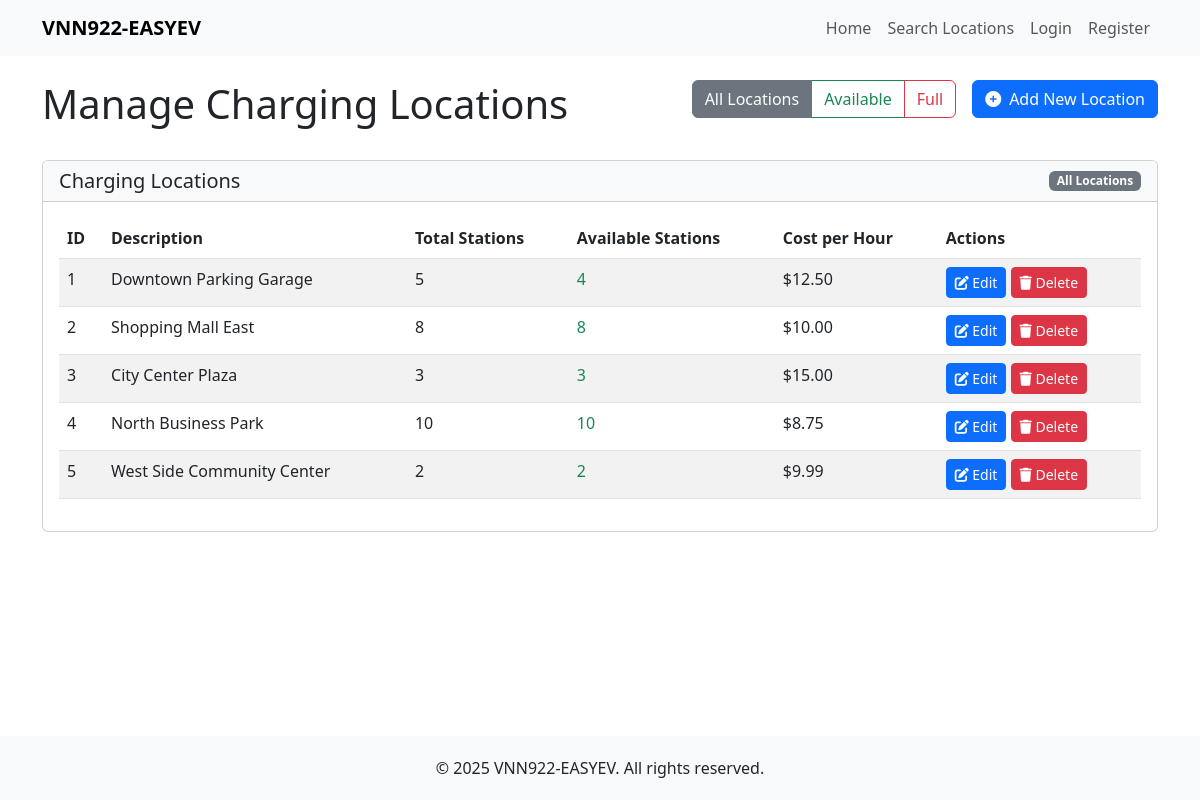
The page /admin/locations.php on the database as committed earlier.
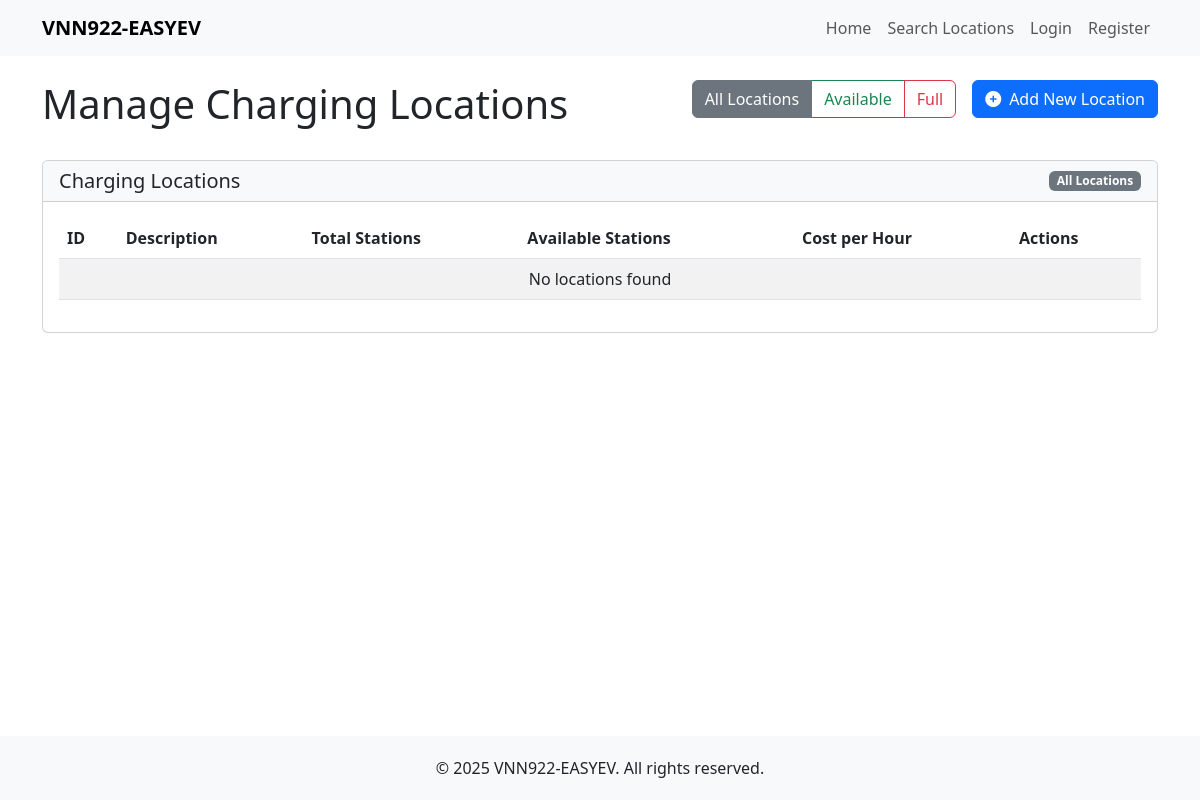
The same page on the database as committed later.
### tables this page shows
CREATE TABLE IF NOT EXISTS charging_locations (
    location_id INT AUTO_INCREMENT PRIMARY KEY,
    description VARCHAR(255) NOT NULL,
    num_stations INT NOT NULL,
    cost_per_hour DECIMAL(10, 2) NOT NULL,
    created_at TIMESTAMP DEFAULT CURRENT_TIMESTAMP,
    updated_at TIMESTAMP DEFAULT CURRENT_TIMESTAMP ON UPDATE CURRENT_TIMESTAMP
);

### classes/Database.php (called while the page is built, shortened)
<?php
class Database {
    private $host = DB_HOST;
    private $user = DB_USER;
    private $pass = DB_PASS;
    private $dbname = DB_NAME;
    private $dbh;
    private $stmt;
    public function __construct() {
        $dsn = 'mysql:host=' . $this->host . ';dbname=' . $this->dbname;
        $options = array(
            PDO::ATTR_PERSISTENT => true,
            PDO::ATTR_ERRMODE => PDO::ERRMODE_EXCEPTION,
            PDO::ATTR_DEFAULT_FETCH_MODE => PDO::FETCH_ASSOC
        );
        try {
            $this->dbh = new PDO($dsn, $this->user, $this->pass, $options);
        } catch(PDOException $e) {
            $this->error = $e->getMessage();
            echo 'Connection Error: ' . $this->error;
        }
    }
    public function query($query) {
        $this->stmt = $this->dbh->prepare($query);
    }
    public function execute() {
        return $this->stmt->execute();
    }
    public function resultSet() {
        $this->execute();
        return $this->stmt->fetchAll();
    }
}

### classes/Location.php (called while the page is built, shortened)
<?php
class Location {
    private $db;
    public function __construct() {
        $this->db = new Database;
    }
    public function getFullLocations() {
        $this->db->query('SELECT cl.location_id,
                         cl.description,
                         cl.num_stations,
                         cl.cost_per_hour,
                         (SELECT COUNT(*) FROM charging_sessions cs
                          WHERE cs.location_id = cl.location_id AND cs.status = "active")
                          AS active_sessions,
                         (cl.num_stations - (SELECT COUNT(*) FROM charging_sessions cs
                                            WHERE cs.location_id = cl.location_id AND cs.status = "active"))
                          AS available_stations
                        FROM charging_locations cl
                        ORDER BY cl.location_id');
        return $this->db->resultSet();
    }
}

### admin/locations.php (the view, shortened to what this page needs)
<?php
require_once '../classes/Database.php';
require_once '../classes/Location.php';
$location = new Location();
$filter = isset($_GET['filter']) ? $_GET['filter'] : 'all';
switch ($filter) {
    case 'all':
    default:
        $locations = $location->getFullLocations();
        break;
}
include_once '../includes/header.php';
?>
<div class="row mb-4">
    <div class="col-md-6">
        <h1>Manage Charging Locations</h1>
    </div>
    <div class="col-md-6 text-end">
        <div class="d-flex justify-content-end">
            <div class="me-3">
                <div class="btn-group" role="group" aria-label="Filter locations">
                    <a href="/admin/locations.php" class="btn btn-outline-secondary <?php echo $filter === 'all' ? 'active' : ''; ?>">
                        All Locations
                    </a>
                    <a href="/admin/locations.php?filter=available" class="btn btn-outline-success <?php echo $filter === 'available' ? 'active' : ''; ?>">
                        Available
                    </a>
                    <a href="/admin/locations.php?filter=full" class="btn btn-outline-danger <?php echo $filter === 'full' ? 'active' : ''; ?>">
                        Full
                    </a>
                </div>
            </div>
            <a href="/admin/add-location.php" class="btn btn-primary">
                <i class="fas fa-plus-circle me-2"></i>Add New Location
            </a>
        </div>
    </div>
</div>
<div class="card mb-4">
    <div class="card-header bg-light d-flex justify-content-between align-items-center">
        <h5 class="mb-0">Charging Locations</h5>
        <span class="badge bg-<?php echo $filter === 'available' ? 'success' : ($filter === 'full' ? 'danger' : 'secondary'); ?>">
            <?php
                echo $filter === 'available' ? 'Available Locations' :
                    ($filter === 'full' ? 'Full Locations' : 'All Locations');
            ?>
        </span>
    </div>
    <div class="card-body">
        <div class="table-responsive">
            <table class="table table-striped table-hover">
                <thead>
                    <tr>
                        <th>ID</th>
                        <th>Description</th>
                        <th>Total Stations</th>
                        <th>Available Stations</th>
                        <th>Cost per Hour</th>
                        <th>Actions</th>
                    </tr>
                </thead>
                <tbody>
                    <?php if (empty($locations)) : ?>
                        <tr>
                            <td colspan="6" class="text-center">No locations found</td>
                        </tr>
                    <?php else: ?>
                        <?php foreach ($locations as $loc) : ?>
                            <tr>
                                <td><?php echo isset($loc['location_id']) ? htmlspecialchars($loc['location_id']) : ''; ?></td>
                                <td><?php echo isset($loc['description']) ? htmlspecialchars($loc['description']) : ''; ?></td>
                                <td><?php echo isset($loc['num_stations']) ? htmlspecialchars($loc['num_stations']) : ''; ?></td>
                                <td>
                                    <?php
                                        $available = isset($loc['available_stations']) ? intval($loc['available_stations']) : 0;
                                        if ($available > 0) {
                                            echo '<span class="text-success">' . $available . '</span>';
                                        } else {
                                            echo '<span class="text-danger">0 (Full)</span>';
                                        }
                                    ?>
                                </td>
                                <td>$<?php echo isset($loc['cost_per_hour']) ? number_format((float)$loc['cost_per_hour'], 2) : '0.00'; ?></td>
                                <td>
                                    <a href="/admin/edit-location.php?id=<?php echo isset($loc['location_id']) ? $loc['location_id'] : ''; ?>" class="btn btn-sm btn-primary">
                                        <i class="fas fa-edit"></i> Edit
                                    </a>
                                    <a href="/admin/locations.php?delete=<?php echo isset($loc['location_id']) ? $loc['location_id'] : ''; ?><?php echo $filter !== 'all' ? '&filter=' . $filter : ''; ?>"
                                       class="btn btn-sm btn-danger"
                                       onclick="return confirm('Are you sure you want to delete this location?');">
                                        <i class="fas fa-trash"></i> Delete
                                    </a>
                                </td>
                            </tr>
                        <?php endforeach; ?>
                    <?php endif; ?>
                </tbody>
            </table>
        </div>
    </div>
</div>
<?php include_once '../includes/footer.php'; ?>

### includes/header.php (shortened to what this page needs)
<?php
require_once (root . '/classes/Database.php');
require_once (root . '/classes/Location.php');
function isLoggedIn() {
    return isset($_SESSION['user_id']);
}
?>
<!DOCTYPE html>
<html lang="en">
<head>
    <link href="https://cdn.jsdelivr.net/npm/bootstrap@5.3.0-alpha1/dist/css/bootstrap.min.css" rel="stylesheet">
    <link href="https://cdnjs.cloudflare.com/ajax/libs/font-awesome/6.0.0-beta3/css/all.min.css" rel="stylesheet">
</head>
<body>
    <nav class="navbar navbar-expand-lg navbar-light bg-light fixed-top">
        <div class="container">
            <a class="navbar-brand" href="/index.php"><?php echo SITE_NAME; ?></a>
            <div class="collapse navbar-collapse" id="navbarNav">
                <ul class="navbar-nav ms-auto">
                    <li class="nav-item">
                        <a class="nav-link" href="/index.php">Home</a>
                    </li>
                    <li class="nav-item">
                        <a class="nav-link" href="/user/search-locations.php">Search Locations</a>
                    </li>
                    <?php if(isLoggedIn()) : ?>
                        <?php if(isAdmin()) : ?>
                            <li class="nav-item dropdown">
                                <a class="nav-link dropdown-toggle" href="#" id="adminDropdown" role="button" data-bs-toggle="dropdown" aria-expanded="false">
                                    Admin
                                </a>
                                <ul class="dropdown-menu" aria-labelledby="adminDropdown">
                                    <li><a class="dropdown-item" href="/admin/locations.php">Manage Locations</a></li>
                                    <li><a class="dropdown-item" href="/admin/users.php">Manage Users</a></li>
                                </ul>
                            </li>
                        <?php else : ?>
                            <li class="nav-item">
                                <a class="nav-link" href="/user/my-dashboard.php">My Dashboard</a>
                            </li>
                        <?php endif; ?>
                        <!-- <li class="nav-item">
                            <a class="nav-link" href="/profile.php">Profile (<?php echo $_SESSION['name']; ?>)</a>
                        </li>
                        <li class="nav-item">
                            <a href="/logout.php" class="nav-link btn btn-primary text-white">
                                Logout
                            </a>
                        </li> -->
                        <li class="nav-item dropdown">
                            <a
                                class="nav-link dropdown-toggle p-0"
                                href="#"
                                id="userDropdown"
                                role="button"
                                data-bs-toggle="dropdown"
                                aria-expanded="false"
                            >
                            <img
                            src="https://avatar.iran.liara.run/public"
                            alt="Avatar"
                            class="rounded-circle"
                            width="32"
                            height="32"
                            />
                            </a>
                            <ul class="dropdown-menu dropdown-menu-end" aria-labelledby="userDropdown">
                                <li>
                                <a class="dropdown-item" href="/profile.php">
                                    Profile (<?php echo htmlspecialchars($_SESSION['name'], ENT_QUOTES); ?>)
                                </a>
                                </li>
                                <li><hr class="dropdown-divider"></li>
                                <li>
                                    <a class="dropdown-item" href="/logout.php">Logout</a>
                                </li>
                            </ul>
                            </li>
                    <?php else : ?>
                        <li class="nav-item">
                            <a class="nav-link" href="/login.php">Login</a>
                        </li>
                        <li class="nav-item">
                            <a class="nav-link" href="/register.php">Register</a>
                        </li>
                    <?php endif; ?>
                </ul>
            </div>
        </div>
    </nav>
    <div class="main-content py-4">
        <div class="container">

### includes/footer.php (shortened to what this page needs)
</div>
    </div>
    <footer class="footer mt-auto">
        <div class="container">
            <div class="text-center">
                <p class="mb-0">&copy; <?php echo date('Y'); ?> <?php echo SITE_NAME; ?>. All rights reserved.</p>
            </div>
        </div>
    </footer>
</body>
</html>

### includes/header.php (style rules this page uses)
body { padding-top: 56px; min-height: 100vh; display: flex; flex-direction: column; }
.main-content { flex: 1; }
.footer { padding: 20px 0; background-color: #f8f9fa; }
.card { margin-bottom: 20px; }
.navbar-brand { font-weight: bold; }

Rows that differ between the two databases and show on the page:
removed charging_locations: location_id "1", description "Downtown Parking Garage", num_stations "5", available "4", cost_per_hour "12.50"
removed charging_locations: location_id "2", description "Shopping Mall East", num_stations "8", available "8", cost_per_hour "10.00"
removed charging_locations: location_id "3", description "City Center Plaza", num_stations "3", available "3", cost_per_hour "15.00"
removed charging_locations: location_id "4", description "North Business Park", num_stations "10", available "10", cost_per_hour "8.75"
removed charging_locations: location_id "5", description "West Side Community Center", num_stations "2", available "2", cost_per_hour "9.99"
Other text that changed with them:
text now shown: "No locations found"
